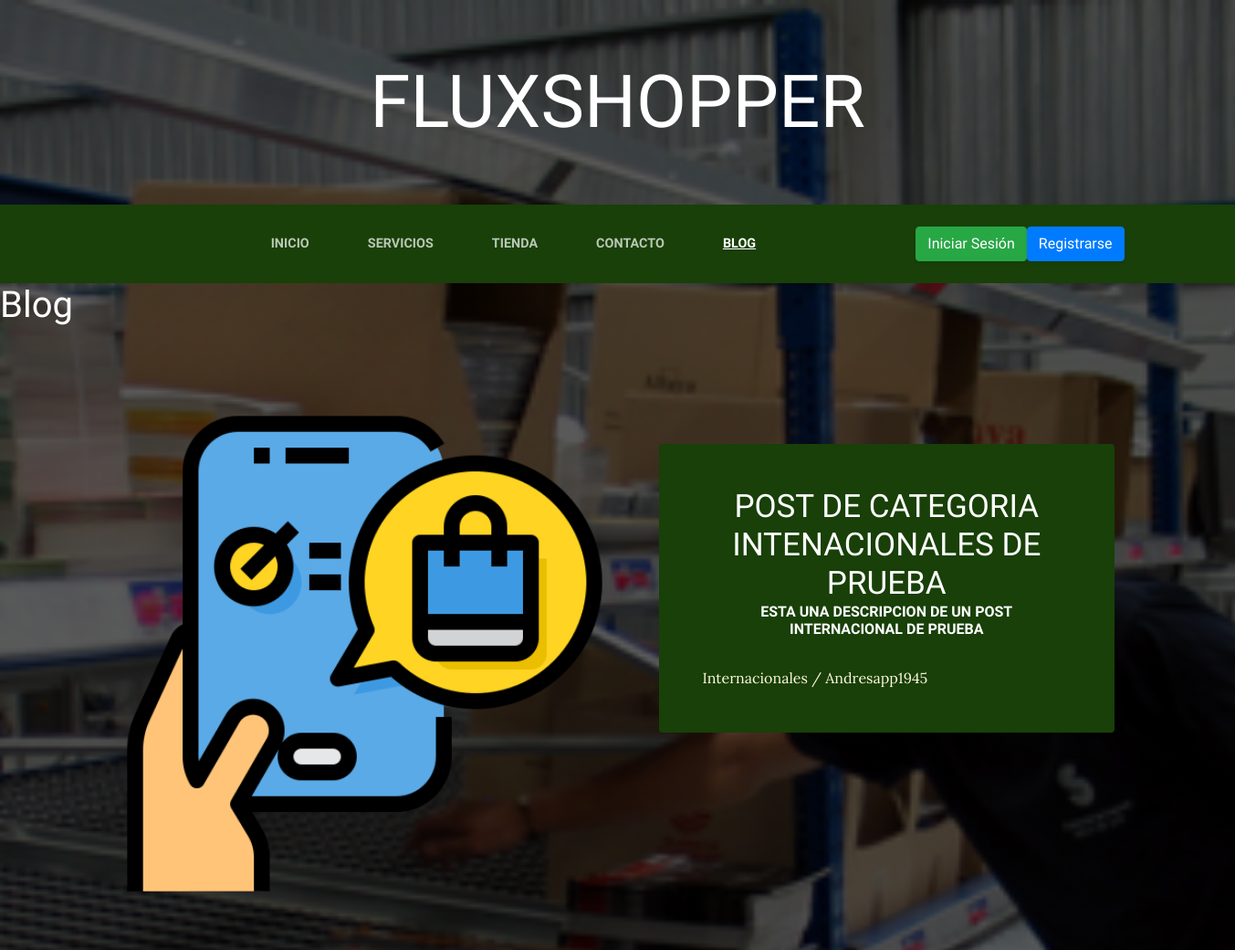
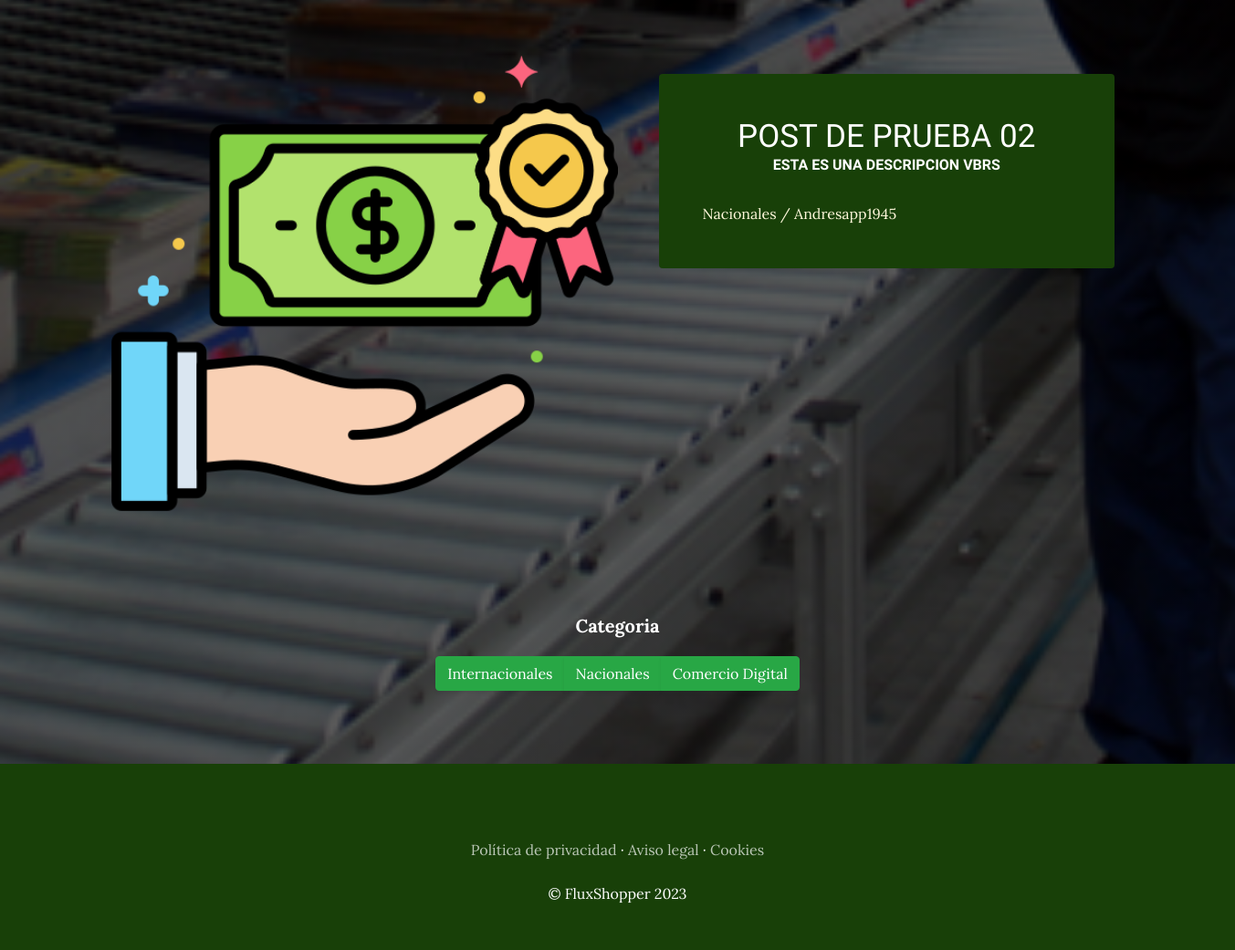
Screenshot of /blog/ with the database file from the repository (2 pictures, top to bottom).
### Blog/models.py (models this page shows, shortened)
class Post(models.Model):
    titulo = models.CharField(max_length = 50)
    descripcion = models.CharField(max_length=60)
    imagen = models.ImageField(upload_to='blog', null=True, blank= True)
    autor =  models.ForeignKey(User, on_delete=models.CASCADE)
    categorias = models.ManyToManyField(Categoria)
    created = models.DateTimeField(auto_now_add=True)
    updated = models.DateTimeField(auto_now_add=True)
    class Meta:
        verbose_name = 'post'
        verbose_name_plural = 'posts'

class Categoria(models.Model):
    nombre = models.CharField(max_length = 50)
    created = models.DateTimeField(auto_now_add=True)
    updated = models.DateTimeField(auto_now_add=True)
    class Meta:
        verbose_name = 'categoria'
        verbose_name_plural = 'categorias'

### Blog/views.py (the view)
# urls.py: path('', views.blog, name='Blog'),
def blog(request):
    posts = Post.objects.all()
    categorias = Categoria.objects.all()
    return render(request,'blog/blog.html',{'posts': posts, 'categorias': categorias})

### CarroCompras/context_processor.py (called while the page is built)
def total_carrito(request):
    total = 0
    if request.user.is_authenticated and "carro" in request.session:
        for key, value in request.session["carro"].items():
            total += float(value["precio"])
    return {'total_carrito': total}

def cantidad_productos_carrito(request):
    cantidad = 0
    if request.user.is_authenticated and "carro" in request.session:
        cantidad = sum(value["cantidad"] for value in request.session["carro"].values())
    return {'cantidad_productos_carrito': cantidad}

### Blog/templates/blog/blog.html (shortened to what this page needs)
{% extends 'Ecommerce/base.html' %}
{% load static %}
{% block content %}
    <h1>Blog</h1>
    {% for post in posts %}
        <section class="page-section clearfix">
            <div class="container">
                <div class="intro">
                    <img class="intro-img img-fluid mb-3 mb-lg-0 rounded" src="{{ post.imagen.url }}" alt="" style="width: 50%;">
                    <div class="intro-text left-0 text-center bg-faded p-5 rounded">
                        <h2 class="section-heading mb-4" >
                        <span class="section-heading-lower" style="font-size: 35px">{{ post.titulo }}</span>
                        <span class="section-heading-upper">{{ post.descripcion }}</span>
                        </h2>
                        <div style="text-align: left;">
                            {% for categoria in post.categorias.all %}
                                {{ categoria.nombre }}{% if not forloop.last %}, {% endif %}
                            {% endfor %} / {{ post.autor.username }}
                        </div>
                    </div>
                </div>
            </div>
        </section>
    {% endfor %}
    <section class="page-section clearfix">
        <p class="fw-bold" style="text-align:center;font-size:20">Categoria</p>
        <div class="btn-group d-flex justify-content-center" role="group" aria-label="Categorías">
            {% for categoria in categorias %}
                <a href="{% url 'categoria' categoria.id %}" class="btn btn-success">{{ categoria.nombre }}</a>
            {% endfor %}
        </div>
    </section>
{% endblock %}

### Ecommerce/static/Ecommerce/css/gestion.css (style rules this page uses)
body { font-family: 'Lora'; background: linear-gradient(rgba(0, 0, 0, 0.65), rgba(0, 0, 0, 0.65)), url("../img/bg_main.jpg"); background-attachment: fixed; background-position: center; background-size: cover; }
h1, h2, h3, h4, h5, h6 { font-family: 'Raleway'; color:white }
p { line-height: 1.75; color:#ffffff }
.page-section { margin-top: 5rem; margin-bottom: 5rem; }
.section-heading { text-transform: uppercase; }
.section-heading .section-heading-upper { display: block; font-size: 1rem; font-weight: 800; padding-bottom:.5rem; }
.section-heading .section-heading-lower { display: block; font-size: 3rem; font-weight: 100; }
.bg-faded { background-color: rgba(255, 255, 255, 0.85); }
.intro { position: relative; }
@media (min-width: 992px) { .intro .intro-img { width: 75%; float: left; } }
@media (min-width: 992px) { .intro .intro-text { left: 600; width: 60%; margin-top: 3rem; background-color: rgba(24, 64, 8); color: cornsilk; position: absolute; } }
@media (min-width: 1200px) { .intro .intro-text { width: 45%; } }
.btn { box-shadow: 0px 3px 3px 0px rgba(33, 37, 41, 0.1); }

### rows the page displays
Post: imagen (picture), titulo "POST DE CATEGORIA INTENACIONALES DE PRUEBA", descripcion "ESTA UNA DESCRIPCION DE UN POST INTERNACIONAL DE PRUEBA", autor.username "Andresapp1945"
Categoria: nombre "Internacionales"
Post: imagen (picture), titulo "POST DE PRUEBA 02", descripcion "ESTA ES UNA DESCRIPCION VBRS", autor.username "Andresapp1945"
Categoria: nombre "Nacionales"
Categoria: nombre "Comercio Digital"
